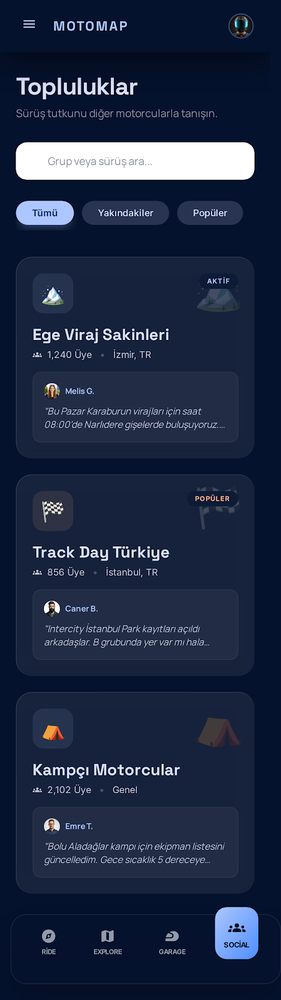
#> input picture docs/assets/app_mockups/communities.png, 281 x 1000 px, shrunk from 449 x 1600 before the run; its folder holds only this picture in this run
$ python make_transparent.py
#> lines starting #> are read from the running program, lines starting #| are printed output that depends on the picture; after the words box and inside, x2 and y2 are one past the last pixel; in counts of white or black regions, pixels touching at a corner belong together
from PIL import Image, ImageDraw
import os, glob

in_dir = 'docs/assets/app_mockups/'
for fp in glob.glob(in_dir + '*.png'):
    if 'masked' in fp: continue
    img = Image.open(fp).convert('RGBA')
    w, h = img.size
#> w = 281; h = 1000

    # Create mask for rounded corners
    radius = 50
    mask = Image.new('L', (w, h), 0)
#> mask: PIL image 281x1000 L; every value is 0
    draw = ImageDraw.Draw(mask)
    draw.rounded_rectangle((0, 0, w, h), radius, fill=255)

    # Apply mask
    img.putalpha(mask)
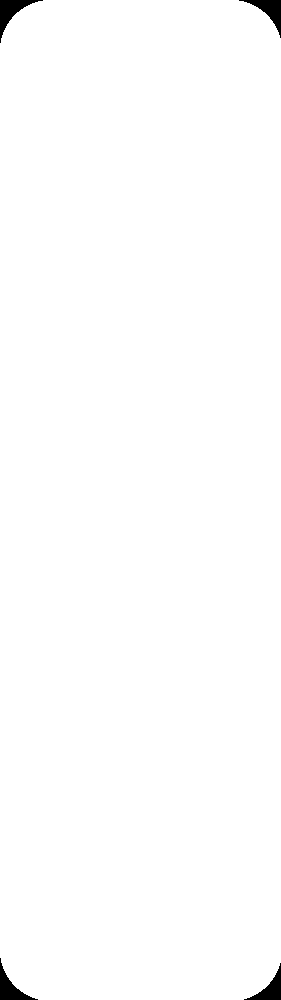
#> mask: PIL image 281x1000 L; 99.3% white; 4 black regions, box (x1, y1, x2, y2) and area: (0, 0, 43, 43) 549, (239, 0, 281, 38) 506, (0, 958, 38, 1000) 506, (244, 963, 281, 1000) 464

    out_path = fp.replace('.png', '_masked.png')
    img.save(out_path)
    print(f'Saved {out_path}')
